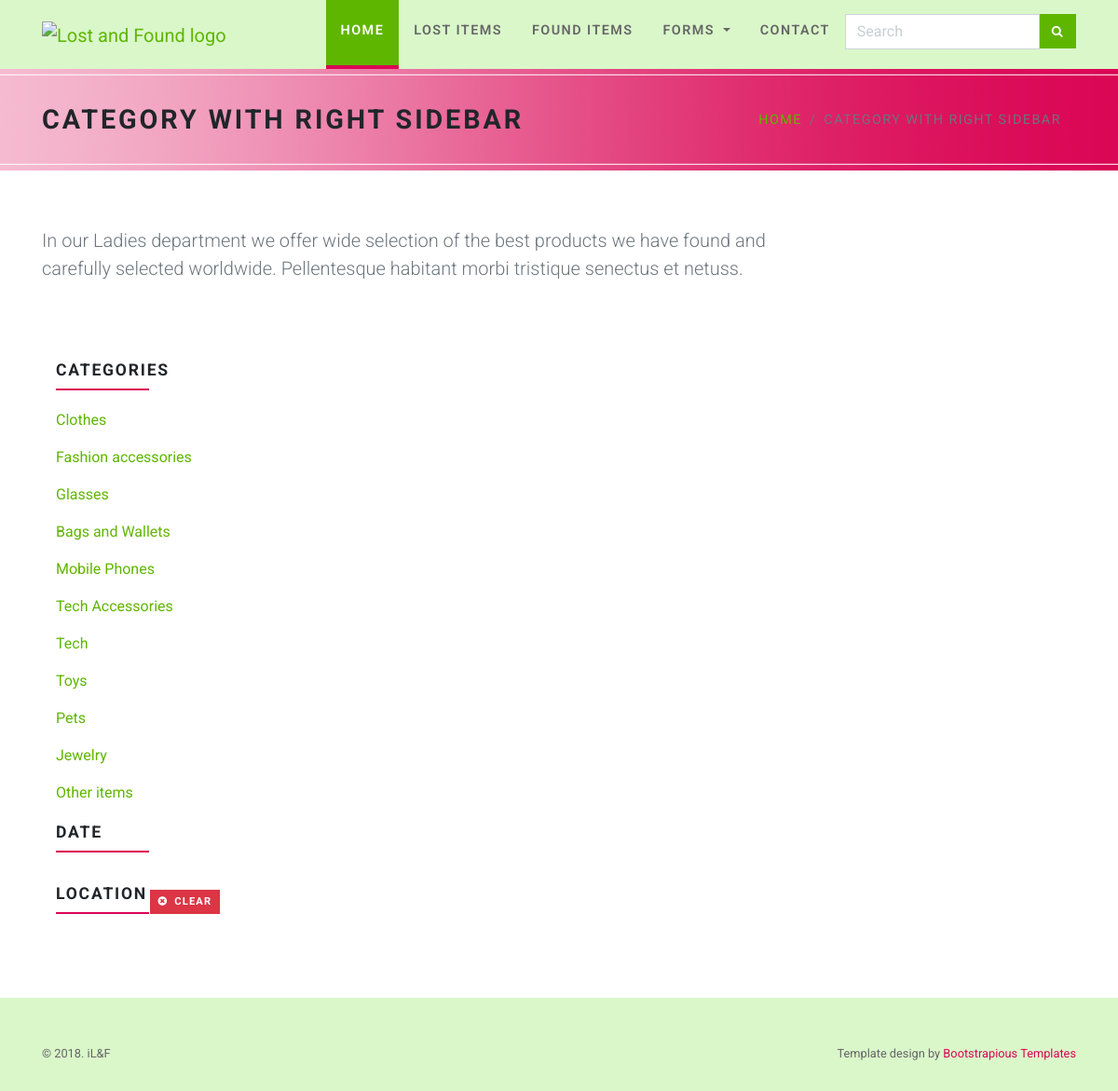
The app's page /distribution/losttest.php with its own data.
### tables this page shows
CREATE TABLE `categories` (
  `categoryID` int(11) NOT NULL,
  `Cat_name` varchar(20) NOT NULL
);

### distribution/losttest.php (the view, shortened to what this page needs)
      <div id="heading-breadcrumbs">
        <div class="container">
          <div class="row d-flex align-items-center flex-wrap">
            <div class="col-md-7">
              <h1 class="h2">Category with right sidebar</h1>
            </div>
            <div class="col-md-5">
              <ul class="breadcrumb d-flex justify-content-end">
                <li class="breadcrumb-item"><a href="index.html">Home</a></li>
                <li class="breadcrumb-item active">Category with right sidebar</li>
              </ul>
            </div>
          </div>
        </div>
      </div>
      <div id="content">
        <div class="container">
          <div class="row bar">
            <div class="col-md-9">
              <p class="text-muted lead">In our Ladies department we offer wide selection of the best products we have found and carefully selected worldwide. Pellentesque habitant morbi tristique senectus et netuss.</p>
              <div class="row products products-big">
                <div class="col-lg-4 col-md-6">
               <?php include('db.php');
			   ?>
                  </div>
            </div>
            <div class="col-md-3">
              <div class="panel panel-default sidebar-menu">
                <div class="panel-heading">
                  <h3 class="h4 panel-title">Categories</h3>
                </div>
                <div class="panel-body">
                   <?php $cq = "SELECT * FROM categories";
					$rescat = $conn->query($cq);
					while($reccat = mysqli_fetch_assoc($rescat))
					{
						?>
                    <div class="form-group">
                    <a href="losttest.php?catid=<?php echo $reccat['categoryID']?>"><?php echo $reccat['Cat_name'] ?></a>
                     </div>
                       <?php } ?>
                             <div class="panel panel-default sidebar-menu">
                <div class="panel-heading">
                  <h3 class="h4 panel-title">Date</h3>
                </div>
              </div>
              <div class="panel panel-default sidebar-menu">
                <div class="panel-heading d-flex align-items-center justify-content-between">
                  <h3 class="h4 panel-title">location</h3><a href="#" class="btn btn-sm btn-danger"><i class="fa fa-times-circle"></i><span class="d-none d-md-inline-block">Clear</span></a>
                </div>
            </div>
          </div>
        </div>
      </div>
      </div>
      </div>
      </div>
      <footer class="main-footer">
        <div class="copyrights">
          <div class="container">
            <div class="row">
              <div class="col-lg-4 text-center-md">
                <p>&copy; 2018. iL&F</p>
              </div>
              <div class="col-lg-8 text-right text-center-md">
                <p>Template design by <a href="https://bootstrapious.com/free-templates">Bootstrapious Templates </a></p>
              </div>
            </div>
          </div>
        </div>
      </footer>
    </div>
  </body>
</html>

### records on screen
categories: Cat_name "Clothes"
categories: Cat_name "Fashion accessories"
categories: Cat_name "Glasses"
categories: Cat_name "Bags and Wallets"
categories: Cat_name "Mobile Phones"
categories: Cat_name "Tech Accessories"
categories: Cat_name "Tech"
categories: Cat_name "Toys"
categories: Cat_name "Pets"
categories: Cat_name "Jewelry"
categories: Cat_name "Other items"
